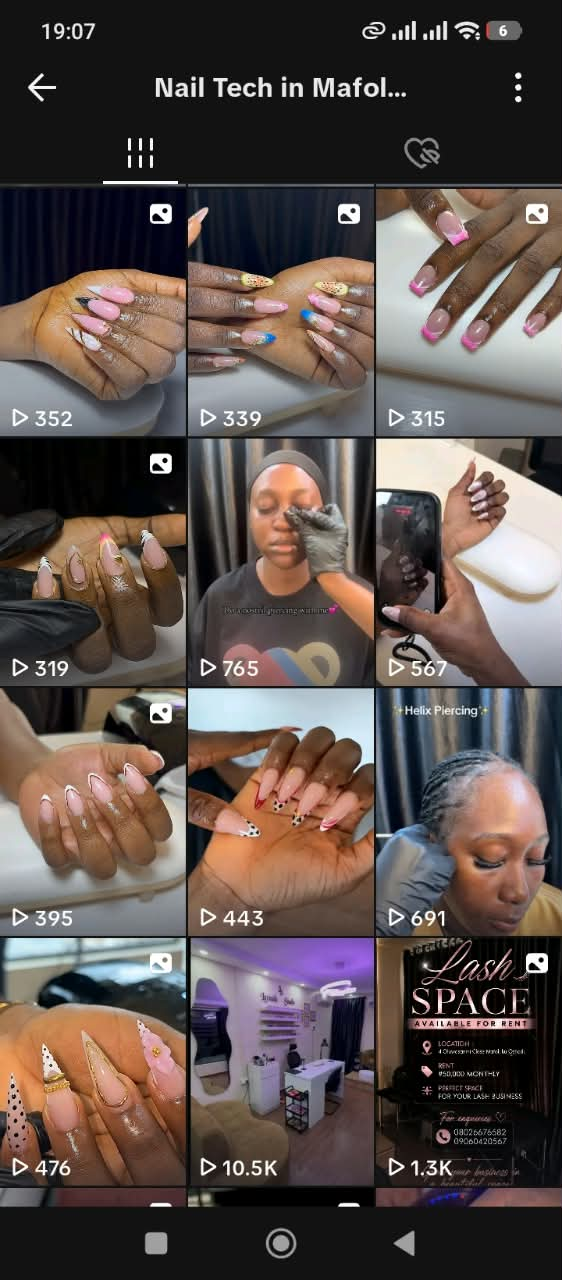
#> input picture dist/assets/gallery-a.jpg, 562 x 1280 px; its folder holds 8 pictures in this run
$ python prepare_assets.py
#> lines starting #> are read from the running program, lines starting #| are printed output that depends on the picture
from PIL import Image
from pathlib import Path
p=Path(__file__).parent/'dist'/'assets'
def crop(src,name,box):
#> called with src = 'gallery-a.jpg', name = 'pink', box = (0, 188, 186, 433)
    im=Image.open(p/src); im.crop(box).save(p/(name+'.jpg'),quality=92)
#> in crop, im is the input picture: PIL image 562x1280 RGB; mean R, G, B 91.9, 80.1, 76.2
crop('gallery-a.jpg','pink',(0,188,186,433))
crop('gallery-a.jpg','french',(377,188,560,433))
crop('gallery-a.jpg','detail',(189,690,373,932))
crop('gallery-a.jpg','studio',(189,941,374,1184))
crop('gallery-b.jpg','blue',(0,443,186,684))
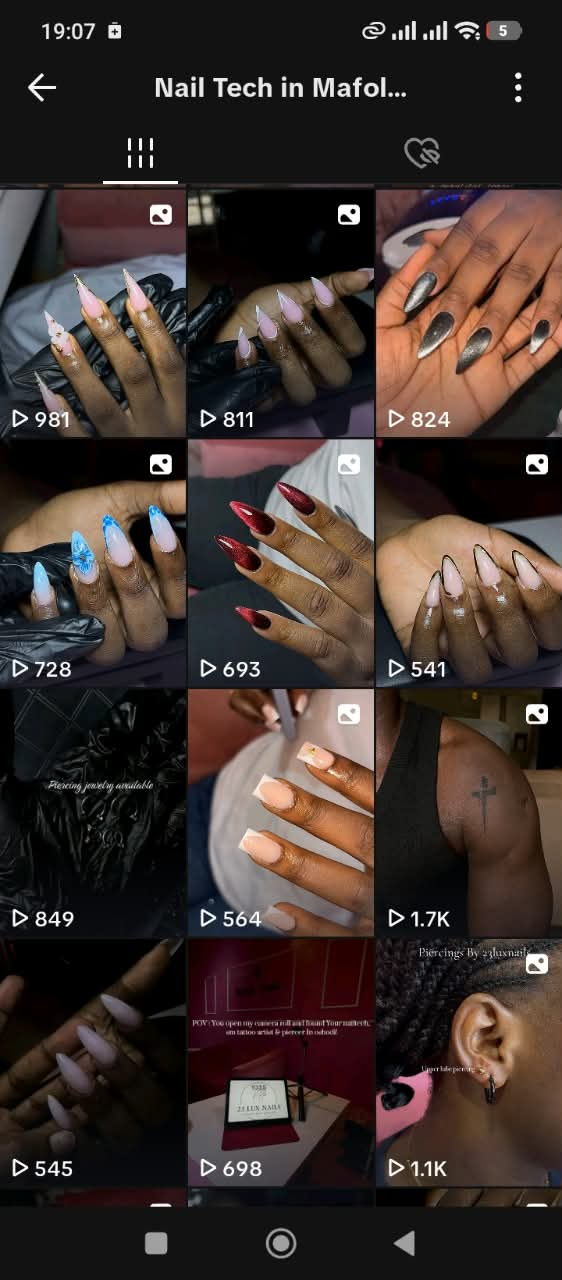
#> input picture dist/assets/gallery-b.jpg, 562 x 1280 px
#> in crop, im is the input picture: PIL image 562x1280 RGB; mean R, G, B 62.3, 50.3, 46.1
crop('gallery-b.jpg','red',(190,443,373,684))
crop('gallery-b.jpg','chrome',(377,188,560,433))
crop('gallery-b.jpg','piercing',(377,944,560,1186))
#> in crop (call 8), `im = Image.open(p / src)`:
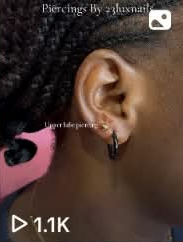
#> saved as piercing.jpg: PIL image 183x242 RGB; mean R, G, B 76, 56.4, 48.6
crop('gallery-c.jpg','green',(0,225,185,425))
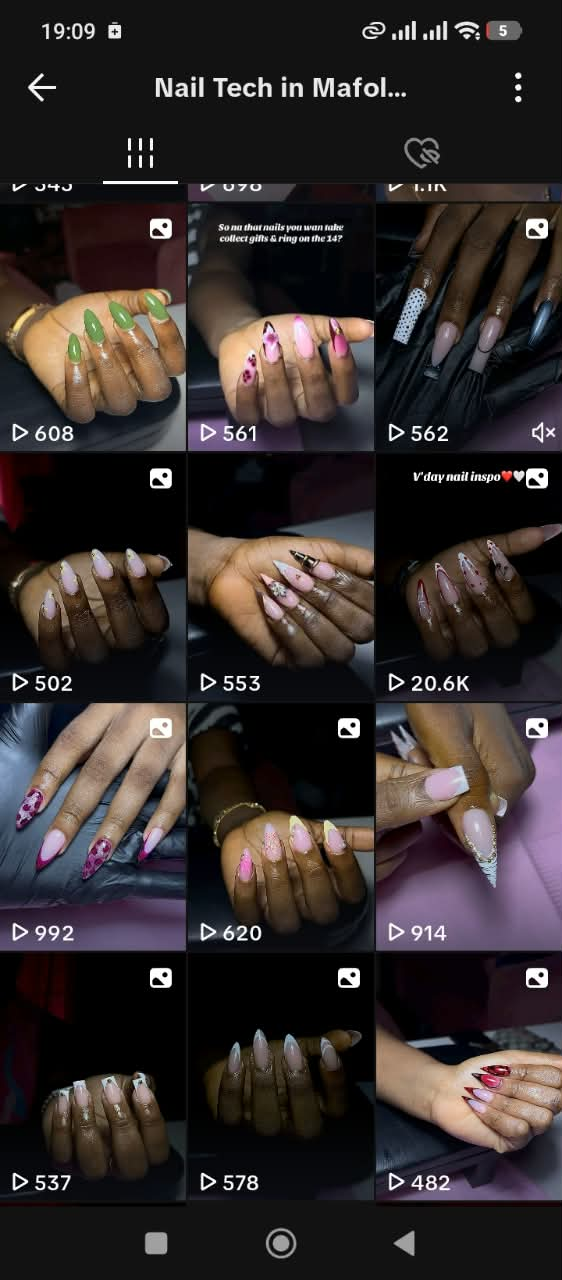
#> input picture dist/assets/gallery-c.jpg, 562 x 1280 px
#> in crop, im is the input picture: PIL image 562x1280 RGB; mean R, G, B 51.5, 44.4, 43.8
#> in crop (call 9), `im = Image.open(p / src)`:
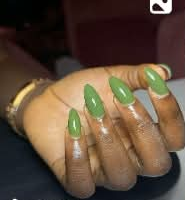
#> saved as green.jpg: PIL image 185x200 RGB; mean R, G, B 95, 75.7, 58.3
crop('gallery-c.jpg','art',(190,225,374,425))
#> in crop (call 10), `im = Image.open(p / src)`:
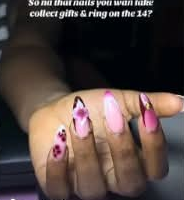
#> saved as art.jpg: PIL image 184x200 RGB; mean R, G, B 81.7, 67.8, 63.9
crop('tattoo.jpg','ink',(25,370,490,820))
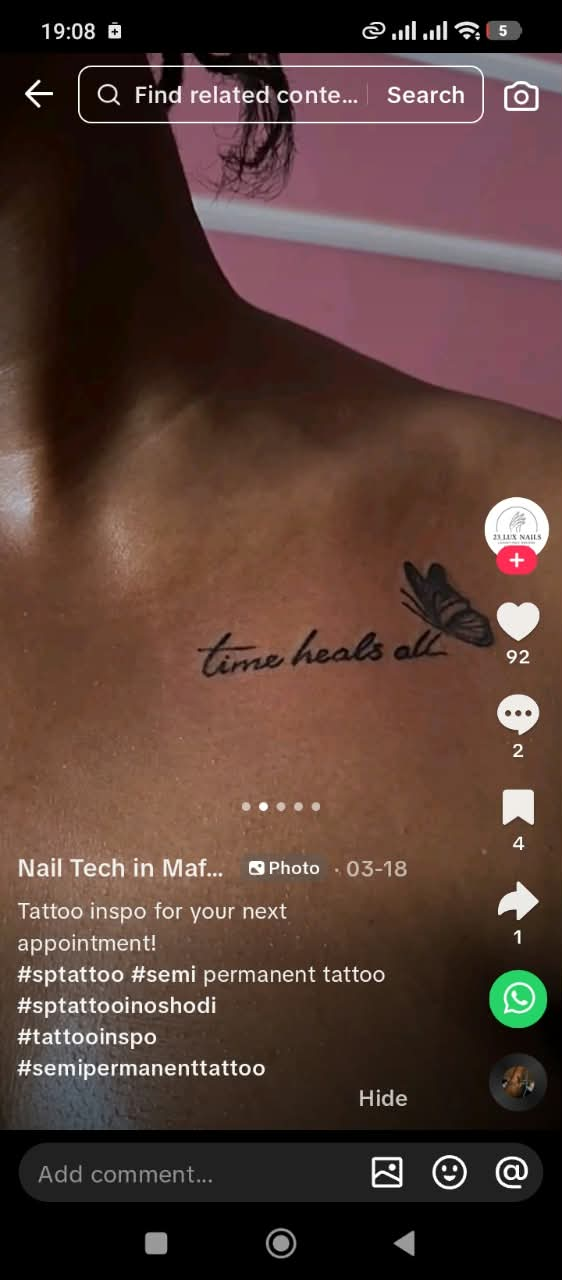
#> input picture dist/assets/tattoo.jpg, 562 x 1280 px
#> in crop, im is the input picture: PIL image 562x1280 RGB; mean R, G, B 85.9, 61.5, 54.1
#> in crop (call 11), `im = Image.open(p / src)`:
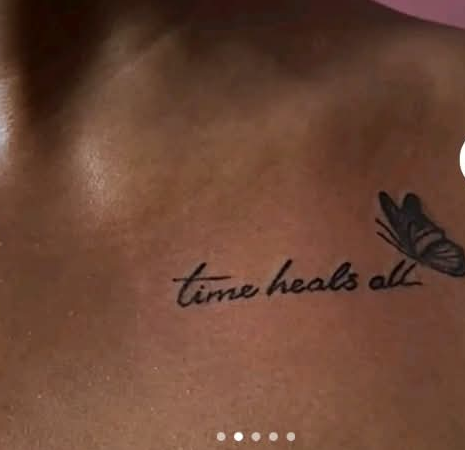
#> saved as ink.jpg: PIL image 465x450 RGB; mean R, G, B 105.9, 69.2, 52.6
